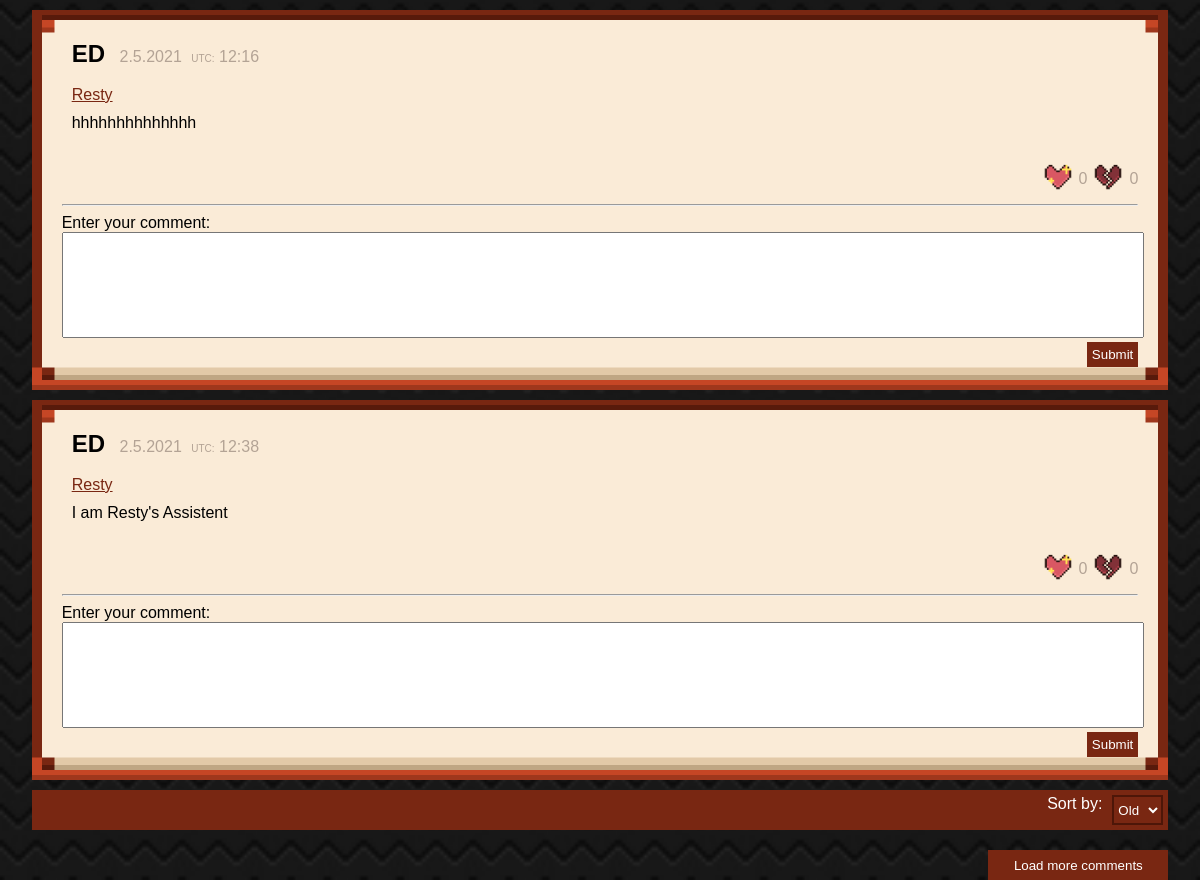
Page /team/nick/forum/comment/?user=Resty&title=ED on the committed database.
### team/models.py (models this page shows, shortened)
class forum(models.Model):
    user = models.CharField(max_length=255, default=' ')
    title = models.CharField(max_length=100, unique=False, blank=False, default='')
    message = models.CharField(max_length=255)
    tags = models.CharField(max_length=255)
    created_at = models.DateTimeField(auto_now_add=True)
    like = models.ManyToManyField(User, related_name='like', blank=True)
    dislike = models.ManyToManyField(User, related_name='dislike', blank=True)

### team/views.py (the view, shortened to what this page needs)
# urls.py: path('team/nick/forum/comment/', views.comment_view, name='comment'),
def comment_view(request):
    userget = request.GET.get('user')
    titleget = request.GET.get('title')
    form = commentform()
    if request.GET.get('user'):
        main_post_data = forum.objects.filter(user=userget, title=titleget)
        comment_data_old = comment.objects.filter(main_post_user=userget, main_post_title=titleget)
        comment_data_new = comment.objects.filter(main_post_user=userget, main_post_title=titleget).order_by(
            '-created_at')
    return render(request, 'nick/forum/comment.html',
                  {'msg': main_post_data, 'comments_old': comment_data_old, 'comments_new': comment_data_new,
                   'form': form})

### team/forms.py
class commentform(forms.ModelForm):
    class Meta:
        model = comment
        fields = ['comments']
        widgets = {
            'comments': forms.Textarea(attrs={'id': 'commentInput'})
        }

### templates/nick/forum/comment.html (shortened to what this page needs)
{% load static %}
{% load sass_tags %}
<!DOCTYPE html>
<html>
    <head>
        <link rel="stylesheet" href={%  static 'css/nick/comment.css' %}>
        <link rel="stylesheet" href="{% sass_src 'css/nick/light/global.scss' %}">
        <link rel="stylesheet" href="{% sass_src 'css/nick/dark/global.scss' %}">
        <link rel="stylesheet" href="{% sass_src 'css/nick/mobile/global.scss' %}">
    </head>
        <body>
            {% for data in msg %}
            <div class="post">
                <label style="font-size: 24px; padding: 10px; color: rgb(0, 0, 0);"><b>{{ data.title }}</b></label>
                <label id='date' style="color: rgb(179, 163, 149);">{{ data.created_at.day }}.{{ data.created_at.month }}.{{ data.created_at.year }}</label>
                <label style="font-size: 10px;color: rgb(179, 163, 149); padding-left: 5px;">UTC:</label>
                <label id='time' style="color: rgb(179, 163, 149);">{{ data.created_at.hour}}:{{ data.created_at.minute }}</label><br><br>
                <a href='/team/nick/forum/profile?user={{ data.user }}' style="float: none; padding: 10px;">{{  data.user }}</a>
                <span>{{ data.message }}</span><br>
                 <label style="float: right; color: rgb(179, 163, 149); margin-top: 10px;">{{ data.dislike.all.count }}</label>
                {% if request.user in data.like.all %}
                    <button id="lb" ><img class="icon" id='dislike' alt="dislike" src={% static 'img/nick/dislike.png' %}  ></button>
                {% else %}
                    {% if request.user in data.dislike.all %}
                        <form action="/team/nick/forum/comment/?user={{ data.user }}&title={{ data.title }}" method="POST">
                        {% csrf_token %}
                        <button id="lb" name="undislike" value="undislike"><img class="icon" id='dislike' alt="dislike" type="submit" src={% static 'img/nick/dislike.png' %}  ></button>
                        </form>
                    {% else %}
                        <form action="/team/nick/forum/comment/?user={{ data.user }}&title={{ data.title }}" method="POST">
                        <button id="lb" name="dislike" value="dislike"><img class="icon" id='dislike' alt="dislike" type="submit" src={% static 'img/nick/dislike.png' %}  ></button>
                        </form>
                    {% endif %}
                {% endif %}
                <label style="float: right; color: rgb(179, 163, 149); margin-top: 10px;">{{ data.like.all.count }}</label>
                {% if request.user in data.dislike.all %}
                    <button id="lb"><img class="icon" id='simplike' alt="like" src={% static 'img/nick/simplike.png' %}></button>
                {% else %}
                    {% if request.user in data.like.all %}
                        <form action="/team/nick/forum/comment/?user={{ data.user }}&title={{ data.title }}" method="POST">
                        {% csrf_token %}
                        <button id="lb" name="unlike" value="unlike"><img class="icon" id='simplike' alt="like" src={% static 'img/nick/simplike.png' %} ></button>
                        </form>
                    {% else %}
                        <form action="/team/nick/forum/comment/?user={{ data.user }}&title={{ data.title }}" method="POST">
                        <button id="lb" name="like" value="like"><img class="icon" id='simplike' alt="like" src={% static 'img/nick/simplike.png' %} ></button>
                        </form>
                    {% endif %}
                {% endif %}
                <br><br>
                <hr>
                <form method="POST" action="">
                <div id='enterComment'>
                    <label>Enter your comment:</label><br>
                    {{ form.comments }}<br>
                    <button type="submit" style="float: right;">Submit</button><br>
                </div>
                </form>
            </div>
            {% endfor %}
            <div id='filter'>
                <select id='sortList'>
                    <option id='old' value="old">Old</option>
                </select>
                    <label style="float: right; margin-right: 10px;">Sort by:</label>
            </div>
            <button id='loadMore'>Load more comments</button>
        </body>
</html>

### team/static/css/nick/comment.css (style rules this page uses)
.icon { width: 30px; height: 30px; }
#lb { width: 0px; height: 0px; border: none; background: #faebd7; float: right; margin-right: 30px; }
#loadMore { float: right; background-color:rgb(121, 39, 18); color: white; cursor: pointer; width: 180px; height: 30px; border: none; margin-top: 20px; margin-right: 2%; }
select#sortList { float: right; border: 2px rgb(77, 22, 8) solid; background-color: rgb(121, 39, 18); border-radius: 0px; color: white; height: 30px; outline: none; }
#filter { background-color:rgb(121, 39, 18); color: white; padding: 5px; margin-top: 10px; margin-left: 2%; margin-right: 2%; width: auto; height: 30px; }
#enterComment { background-color:#faebd7; width: auto; height: max-content; }
#commentInput { resize: none; width: 100%; height: 100px; }
body { background-image: url("../../img/nick/patterndark.png"); background-size: 2000px; background-repeat: inherit; font-family: 'Gill Sans', 'Gill Sans MT', Calibri, 'Trebuchet MS', sans-serif; }
span { display: block; word-wrap: break-word; font-size: 16px; padding: 10px; }
button[type = submit] { background-color: rgb(121, 39, 18); border: none; padding: 5px; text-decoration: none; color: white; cursor: pointer; }
a { float: right; color: rgb(121, 39, 18); }
.post { background-color:#faebd7; border: 30px solid transparent; border-image: url('../../img/nick/darkthiccborder.png') 20% round; margin-left: 2%; margin-right: 2%; margin-top: 10px; width: auto; height: max-content; }

### rows in the picture
forum: title "ED", created_at.day "2", created_at.month "5", created_at.year "2021", created_at.hour "12", created_at.minute "16", user "Resty", message "hhhhhhhhhhhhhh", dislike.all.count "0", like.all.count "0"
forum: title "ED", created_at.day "2", created_at.month "5", created_at.year "2021", created_at.hour "12", created_at.minute "38", user "Resty", message "I am Resty's Assistent", dislike.all.count "0", like.all.count "0"
